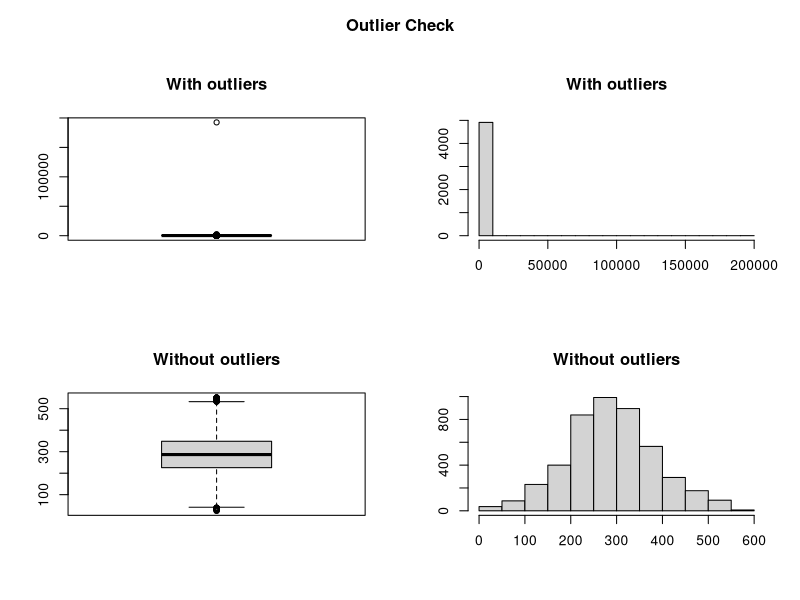

Generate this figure with R:
#read file with raw data
bk <- read.csv("Data/rollingsales_statenisland.csv",skip=4,header=TRUE)

## Check the data
head(bk)
summary(bk)
str(bk)
#variable names to lower case for easy use
names(bk) <- tolower(names(bk))
# We create the new numeric variables that is a "clean' version of raw data variables.
#by removing not actual sales - without sale price or with sale price equal to 0
#the same with other variables. Because it's unlikely to see sold building (and we
#are interested only in buildings) with 0 sqft
#which means it's impossible to make a correct analysis on a row with unaccurate data.
bk$sale.price.n <- as.numeric(gsub("[^[:digit:]]","", bk$sale.price))
bk$gross.sqft <- as.numeric(gsub("[^[:digit:]]","", bk$gross.square.feet))
bk$land.sqft <- as.numeric(gsub("[^[:digit:]]","", bk$land.square.feet))
bk$years.built <- as.numeric(as.character(bk$year.built))
#create dataset with actual sales
cs=subset(bk,bk$sale.price.n>0&bk$gross.sqft>0&bk$land.sqft>0&bk$year.built>0)
#remove columns
cs$sale.price=NULL
cs$gross.square.feet=NULL
cs$land.square.feet=NULL
cs$year.built=NULL

#checking for outliers and decaiding what to do with them 
#this code is taken from https://www.r-bloggers.com/identify-describe-plot-and-remove-the-outliers-from-the-dataset/
outlierKD <- function(dt, var) {
  var_name <- eval(substitute(var),eval(dt))
  na1 <- sum(is.na(var_name))
  m1 <- mean(var_name, na.rm = T)
  par(mfrow=c(2, 2), oma=c(0,0,3,0))
  boxplot(var_name, main="With outliers")
  hist(var_name, main="With outliers", xlab=NA, ylab=NA)
  outlier <- boxplot.stats(var_name)$out
  mo <- mean(outlier)
  var_name <- ifelse(var_name %in% outlier, NA, var_name)
  boxplot(var_name, main="Without outliers")
  hist(var_name, main="Without outliers", xlab=NA, ylab=NA)
  title("Outlier Check", outer=TRUE)
  na2 <- sum(is.na(var_name))
  cat("Outliers identified:", na2 - na1, "n")
  cat("Propotion (%) of outliers:", round((na2 - na1) / sum(!is.na(var_name))*100, 1), "n")
  cat("Mean of the outliers:", round(mo, 2), "n")
  m2 <- mean(var_name, na.rm = T)
  cat("Mean without removing outliers:", round(m1, 2), "n")
  cat("Mean if we remove outliers:", round(m2, 2), "n")
  dt[as.character(substitute(var))] <- invisible(var_name)
  assign(as.character(as.list(match.call())$dt), dt, envir = .GlobalEnv)
  cat("Outliers successfully removed", "n")
  return(invisible(dt))
}

#our outliers drag data to the left and it's unlikely the property would be sold for a price around 1$ or
#few hundred dollars. The same thing with gross sqft. In real dataset I would rather check every outlier
#if it's a real or just a some kind of a mistake, but due to this impossible and data looks rather
#better without outliers, we remove outliers. The best sign of weird signs I think is the ratio price/sqft
#so we will remove outliers that behave weird there.
cs$cs.pricePERsqft=cs$sale.price.n/cs$gross.sqft
#apply this function until we get 0% proportion. This way will get meaningful dataset.
cs$cs.pricePERsqft=cs$sale.price.n/cs$gross.sqft
outlierKD(cs,cs.pricePERsqft)
cleanset=subset(cs,!is.na(cs$cs.pricePERsqft))

#create csv with clean data
write.csv(cleanset,file='Data/CleanedSalesData.csv')
